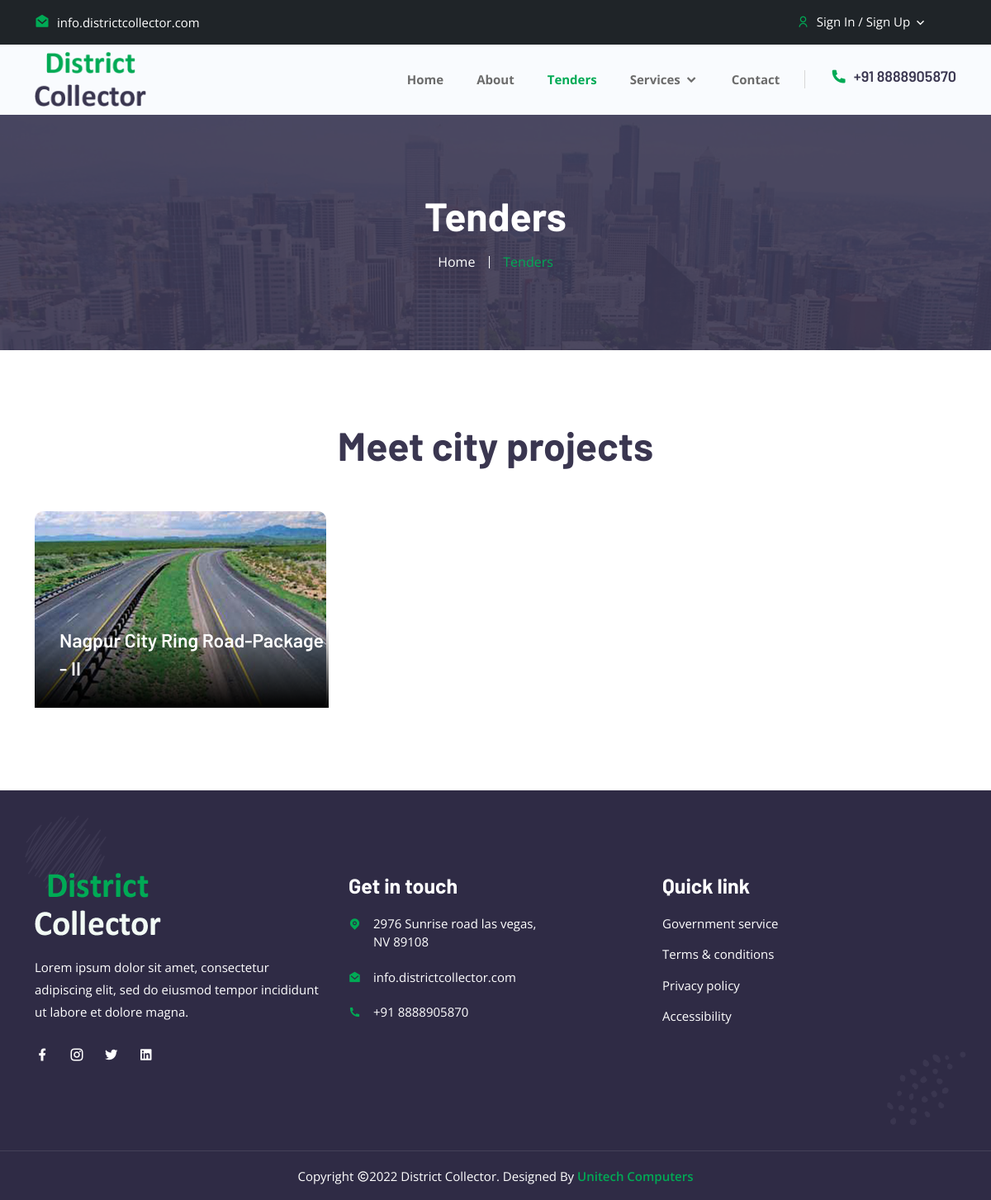
The app's page /projects.php with its own data.
### tables this page shows
CREATE TABLE `tbl_tender` (
  `id` int(255) NOT NULL,
  `title` varchar(500) NOT NULL,
  `images` varchar(500) NOT NULL,
  `headings` varchar(500) NOT NULL,
  `description` text NOT NULL
);

### projects.php (the view, shortened to what this page needs)
<?php
require('connection.php');
?>
<!doctype html>
<html lang="zxx">
<head>
		<link rel="stylesheet" href="assets/css/bootstrap.min.css">
		<link rel="stylesheet" href="assets/css/owl.theme.default.min.css">
		<link rel="stylesheet" href="assets/css/owl.carousel.min.css">
		<link rel="stylesheet" href="assets/css/remixicon.css">
		<link rel="stylesheet" href="assets/css/flaticon.css">
		<link rel="stylesheet" href="assets/css/meanmenu.min.css">
		<link rel="stylesheet" href="assets/css/animate.min.css">
		<link rel="stylesheet" href="assets/css/magnific-popup.min.css">
		<link rel="stylesheet" href="assets/css/odometer.min.css">
		<link rel="stylesheet" href="assets/css/date-picker.min.css">
		<link rel="stylesheet" href="assets/css/style.css">
		<link rel="stylesheet" href="assets/css/responsive.css">
		<link rel="stylesheet" type="text/css" href="https://cdnjs.cloudflare.com/ajax/libs/font-awesome/5.15.3/css/all.min.css">
    <link rel="stylesheet" type="text/css" href="https://cdnjs.cloudflare.com/ajax/libs/font-awesome/5.15.3/css/brands.min.css">
    <link rel="stylesheet" type="text/css" href="https://cdnjs.cloudflare.com/ajax/libs/font-awesome/5.15.3/css/fontawesome.min.css">
    </head>
    <body>
		<header class="header-area">
			<div class="top-header">
				<div class="container">
					<div class="row align-items-center">
						<div class="col-lg-6 col-md-6">
							<ul class="header-left-content">
								<li>
									<a href="https://templates.envytheme.com/cdn-cgi/l/email-protection#5e373038311e2937353730703d3133">
										<i class="ri-mail-open-fill"></i>
										<span class="__cf_email__" >info.districtcollector.com</span>
									</a>
								</li>
							</ul>
						</div>
						<div class="col-lg-6 col-md-6">
							<div class="header-right-content">
										<?php
											if($_SESSION['USER_LOGIN']){?>
											<ul class="my-account">
											<li>
												<a href="#" class="dropdown-control">
													<i class="ri-user-line"></i>
													My account
													<i class="ri-arrow-down-s-line"></i>
												</a>
											<ul class="my-account-link">
												<li>
													<a href="documents.php">
														My Documents
													</a>
												</li>
												<li>
													<a href="mycomplaints.php">
														My Complaints
													</a>
												</li>
												<li>
													<a href="changepassword.php">
														Change Password
													</a>
												</li>
												<li>
													<a href="logout.php">
														Logout
													</a>
												</li>
											</ul>
											</li>
										</ul>
										<?php }else{
										?>
										<ul class="my-account">
									<li>
										<a href="#" class="dropdown-control">
											<i class="ri-user-line"></i>
											Sign In / Sign Up
											<i class="ri-arrow-down-s-line"></i>
										</a>
										</li>
										</ul>
										<?php }
										?>
							</div>
						</div>
					</div>
				</div>
			</div>
			<div class="navbar-area">
                <div class="desktop-nav">
                    <div class="container">
                        <nav class="navbar navbar-expand-md navbar-light">
                            <a class="navbar-brand" href="index.php">
                                <img src="assets/images/logo.png" alt="logo">
                            </a>
                            <div class="collapse navbar-collapse mean-menu" id="navbarSupportedContent">
                                <ul class="navbar-nav">
									<li class="nav-item">
										<a href="index.php" class="nav-link">
											Home
										</a>
									</li>
									<li class="nav-item">
										<a href="about.php" class="nav-link">About</a>
									</li>
									<li class="nav-item">
										<a href="projects.php" class="nav-link active">
											Tenders
										</a>
									</li>
									<li class="nav-item">
										<a href="#" class="nav-link">
											Services
											<i class="ri-arrow-down-s-line"></i>
										</a>
									</li>
                                    <li class="nav-item">
										<a href="contact.php" class="nav-link">Contact</a>
									</li>
                                </ul>
                                <div class="others-options">
									<ul>
										<li>
											<a href="tel:+1-(514)-312-5678" class="call">
												<i class="ri-phone-fill"></i>
												+91 8888905870
											</a>
										</li>
									</ul>
                                </div>
                            </div>
                        </nav>
                    </div>
				</div>
            </div>
		</header>
		<div class="page-title-area bg-20">
			<div class="container">
				<div class="page-title-content">
					<h2>Tenders</h2>
					<ul>
						<li>
							<a href="index.html">
								Home
							</a>
						</li>
						<li class="active">Tenders</li>
					</ul>
				</div>
			</div>
		</div>
		<section class="project-area pt-100 pb-70">
			<div class="container">
				<div class="section-title">
					<h2>Meet city projects</h2>
				</div>
				<div class="row">
				<?php
					$sql = "SELECT * FROM tbl_tender order by id desc";
					$res = mysqli_query($con,$sql);
                    while($row = mysqli_fetch_assoc($res)) {?>
					<div class="col-lg-4 col-md-6">
						<div class="single-project">
							<img src="tenders/<?php echo $row['images']?>" alt="Image">
							<div class="project-content">
							<a href="project-details.php?id=<?php echo $row['id']?>"><?php echo $row['title']?></a>
							</div>
						</div>
					</div>
					<?php }?>
				</div>
			</div>
		</section>
		<footer class="footer-area pt-100 pb-70">
			<div class="container">
				<div class="row">
					<div class="col-lg-4 col-md-6">
						<div class="single-footer-widget single-bg">
							<a href="index.html" class="logo">
								<img src="assets/images/white-logo.png" alt="Image">
							</a>
							<p>Lorem ipsum dolor sit amet, consectetur adipiscing elit, sed do eiusmod tempor incididunt ut labore et dolore magna.</p>
							<ul class="social-icon">
								<li>
									<a href="https://www.facebook.com/" target="_blank">
										<i class="ri-facebook-fill"></i>
									</a>
								</li>
								<li>
									<a href="https://www.instagram.com/" target="_blank">
										<i class="ri-instagram-line"></i>
									</a>
								</li>
								<li>
									<a href="https://twitter.com/" target="_blank">
										<i class="ri-twitter-fill"></i>
									</a>
								</li>
								<li>
									<a href="https://twitter.com/" target="_blank">
										<i class="ri-linkedin-box-fill"></i>
									</a>
								</li>
							</ul>
						</div>
					</div>
					<div class="col-lg-4 col-md-6">
						<div class="single-footer-widget">
							<h3>Get in touch</h3>
							<ul class="address">
								<li>
									<i class="ri-map-pin-fill"></i>
									2976 Sunrise road las vegas, <br> NV 89108
								</li>
								<li>
									<i class="ri-mail-open-fill"></i>
									<a href="mailto:info.districtcollector.com"><span class="__cf_email__" >info.districtcollector.com</span></a>
								</li>
								<li class="location">
									<i class="ri-phone-fill"></i>
									<a href="tel:+1-(514)-312-5678">+91 8888905870</a>
								</li>
							</ul>
						</div>
					</div>
					<div class="col-lg-4 col-md-6">
						<div class="single-footer-widget">
							<h3>Quick link</h3>
							<ul class="import-link">
								<li>
									<a href="#">Government service</a>
								</li>
								<li>
									<a href="#">Terms & conditions</a>
								</li>
								<li>
									<a href="#">Privacy policy</a>
								</li>
								<li>
									<a href="#">Accessibility</a>
								</li>
							</ul>
						</div>
					</div>
				</div>
			</div>
			<div class="shape footer-shape-1">
				<img src="assets/images/footer-shape-1.png" alt="Image">
			</div>
			<div class="shape footer-shape-2">
				<img src="assets/images/footer-shape-2.png" alt="Image">
			</div>
		</footer>
		<div class="copy-right-area">
			<div class="container">
				<p>
					Copyright <i class="ri-copyright-line"></i>2022 District Collector. Designed By
					<a href="#">Unitech Computers</a>
				</p>
			</div>
		</div>
    </body>
</html>

### records on screen
tbl_tender: images (picture), title "Nagpur City Ring Road-Package - II"
